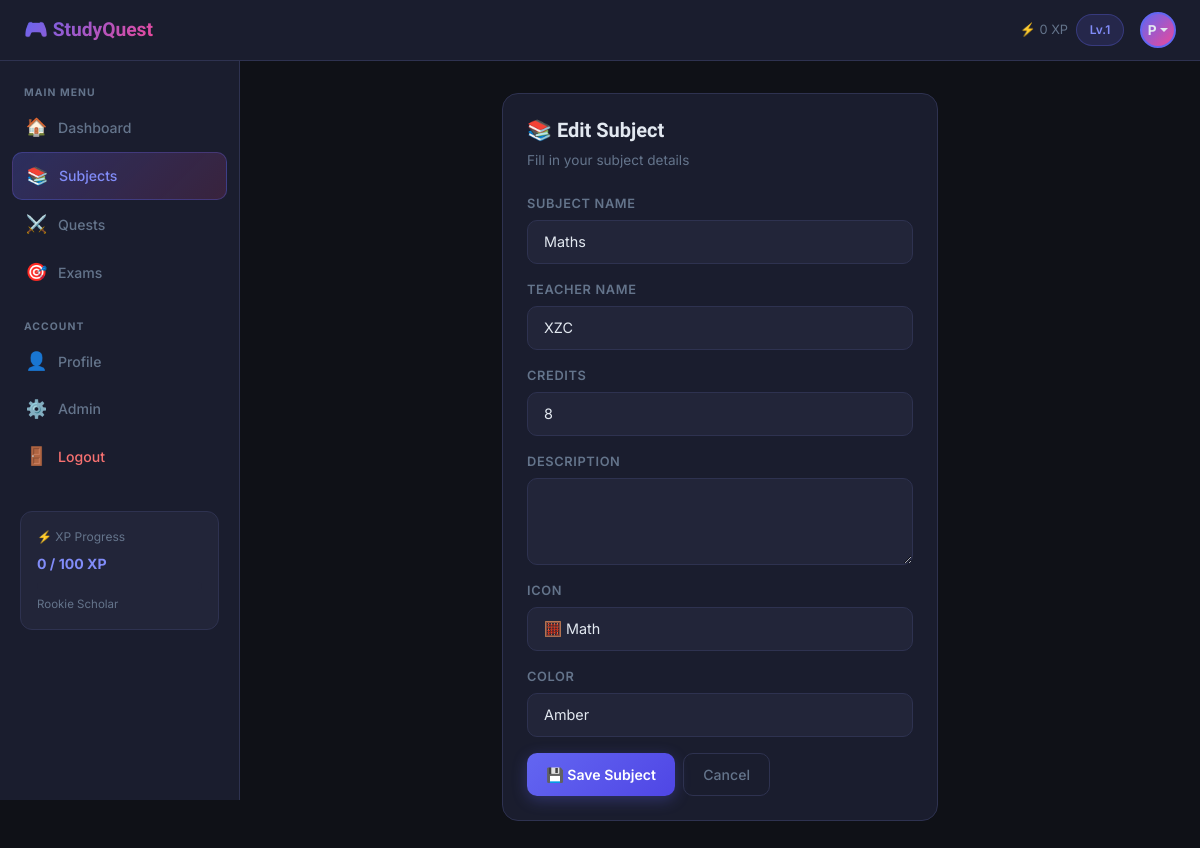
The app's page /subjects/1/edit/ (signed in) with its own data.
### accounts/models.py (models this page shows, shortened)
class Profile(models.Model):
    user            = models.OneToOneField(User, on_delete=models.CASCADE, related_name='profile')
    phone           = models.CharField(max_length=15, blank=True)
    profile_picture = models.ImageField(upload_to='profile_pics/', blank=True, null=True)
    bio             = models.TextField(blank=True, max_length=200)
    xp_points       = models.IntegerField(default=0)
    level           = models.IntegerField(default=1)
    study_streak    = models.IntegerField(default=0)
    def get_level_title(self):
        titles = {1:'Rookie Scholar',2:'Study Apprentice',3:'Knowledge Seeker',
                  4:'Academic Knight',5:'Study Champion',6:'Grand Scholar',7:'Legend'}
        return titles.get(self.level, 'Legend')

### subjects/models.py (models this page shows, shortened)
class Subject(models.Model):
    user         = models.ForeignKey(User, on_delete=models.CASCADE, related_name='subjects')
    subject_name = models.CharField(max_length=200)
    teacher_name = models.CharField(max_length=200, blank=True)
    credits      = models.PositiveIntegerField(default=3)
    description  = models.TextField(blank=True)
    color        = models.CharField(max_length=10, default='#6366f1')
    icon         = models.CharField(max_length=10, default='📚')
    class Meta:
        ordering = ['subject_name']

### subjects/views.py (the view)
# urls.py: path('<int:pk>/edit/', views.subject_edit, name='subject_edit'),
@login_required
def subject_edit(request, pk):
    subject = get_object_or_404(Subject, pk=pk, user=request.user)
    if request.method == 'POST':
        form = SubjectForm(request.POST, instance=subject)
        if form.is_valid():
            form.save()
            messages.success(request, '✅ Subject updated!')
            return redirect('subject_list')
    else:
        form = SubjectForm(instance=subject)
    return render(request, 'subjects/subject_form.html', {'form': form, 'title': 'Edit Subject'})

### subjects/forms.py
class SubjectForm(forms.ModelForm):
    icon  = forms.ChoiceField(choices=ICON_CHOICES)
    color = forms.ChoiceField(choices=COLOR_CHOICES)
    class Meta:
        model  = Subject
        fields = ['subject_name','teacher_name','credits','description','icon','color']
        widgets = {'description': forms.Textarea(attrs={'rows':3})}
    def __init__(self, *args, **kwargs):
        super().__init__(*args, **kwargs)
        for field in self.fields.values():
            field.widget.attrs['class'] = 'form-control'

### subjects/templates/subjects/subject_form.html (shortened to what this page needs)
{% extends 'base.html' %}
{% block content %}
<div class="row justify-content-center">
  <div class="col-md-6 fade-up">
    <div class="card-g">
      <div style="margin-bottom:1.5rem">
        <h5 style="font-family:'Sora',sans-serif;font-weight:800">📚 {{ title }}</h5>
        <p style="color:#64748b;font-size:.85rem;margin-top:.25rem">Fill in your subject details</p>
      </div>
      <form method="POST">
        {% for field in form %}
        <div class="mb-3">
          <label>{{ field.label|upper }}</label>
          {{ field }}
        </div>
        {% endfor %}
        <div class="d-flex gap-2 mt-2">
          <button type="submit" class="btn-glow">💾 Save Subject</button>
          <a href="{% url 'subject_list' %}" class="btn-outline-g text-decoration-none" style="padding:.6rem 1.2rem;display:inline-flex;align-items:center;color:var(--muted)">Cancel</a>
        </div>
      </form>
    </div>
  </div>
</div>
{% endblock %}

### templates/base.html (shortened to what this page needs)
<!DOCTYPE html>
<html lang="en">
<head>
<link href="https://cdn.jsdelivr.net/npm/bootstrap@5.3.2/dist/css/bootstrap.min.css" rel="stylesheet"/>
<link href="https://cdn.jsdelivr.net/npm/bootstrap-icons@1.11.3/font/bootstrap-icons.css" rel="stylesheet"/>
</head>
<body>
{% if user.is_authenticated %}
<div class="topbar">
  <div class="d-flex align-items-center gap-3">
    <span class="topbar-brand">🎮 StudyQuest</span>
  </div>
  <div class="topbar-actions">
    {% if user.profile.xp_points is not None %}
    <div class="d-none d-md-flex align-items-center gap-2" style="font-size:.8rem;color:var(--muted)">
      <span>⚡ {{ user.profile.xp_points }} XP</span>
      <span class="badge-glow badge-medium">Lv.{{ user.profile.level }}</span>
    </div>
    {% endif %}
    <div class="dropdown">
      <div class="topbar-avatar dropdown-toggle" data-bs-toggle="dropdown">
        {% if user.profile.profile_picture %}
          <img src="{{ user.profile.profile_picture.url }}" style="width:100%;height:100%;object-fit:cover;border-radius:50%"/>
        {% else %}
          {{ user.username|first|upper }}
        {% endif %}
      </div>
    </div>
  </div>
</div>
<div class="sidebar d-none d-md-block">
  <div class="sidebar-label">Main Menu</div>
  <ul class="list-unstyled">
    <li class="nav-item-s"><a class="nav-link-s {% if request.resolver_match.url_name == 'dashboard' %}active{% endif %}" href="{% url 'dashboard' %}"><span class="icon">🏠</span> Dashboard</a></li>
    <li class="nav-item-s"><a class="nav-link-s {% if 'subject' in request.resolver_match.url_name %}active{% endif %}" href="{% url 'subject_list' %}"><span class="icon">📚</span> Subjects</a></li>
    <li class="nav-item-s"><a class="nav-link-s {% if 'task' in request.resolver_match.url_name %}active{% endif %}" href="{% url 'task_list' %}"><span class="icon">⚔️</span> Quests</a></li>
    <li class="nav-item-s"><a class="nav-link-s {% if 'exam' in request.resolver_match.url_name %}active{% endif %}" href="{% url 'exam_list' %}"><span class="icon">🎯</span> Exams</a></li>
  </ul>
  <div class="sidebar-label mt-3">Account</div>
  <ul class="list-unstyled">
    <li class="nav-item-s"><a class="nav-link-s {% if request.resolver_match.url_name == 'profile' %}active{% endif %}" href="{% url 'profile' %}"><span class="icon">👤</span> Profile</a></li>
    <li class="nav-item-s"><a class="nav-link-s" href="/admin/" target="_blank"><span class="icon">⚙️</span> Admin</a></li>
    <li class="nav-item-s"><a class="nav-link-s" href="{% url 'logout' %}" style="color:#f87171"><span class="icon">🚪</span> Logout</a></li>
  </ul>
  {% if user.profile %}
  <div style="margin-top:auto;padding:1rem .5rem 0">
    <div style="background:var(--surface2);border:1px solid var(--border);border-radius:12px;padding:1rem">
      <div style="font-size:.75rem;color:var(--muted);margin-bottom:.4rem">⚡ XP Progress</div>
      <div style="font-size:.88rem;font-weight:700;color:var(--primary2);margin-bottom:.5rem">
        {{ user.profile.xp_points }} / {{ user.profile.level|add:"0" }}00 XP
      </div>
      <div class="xp-bar-wrap">
      </div>
      <div style="font-size:.72rem;color:var(--muted);margin-top:.4rem">{{ user.profile.get_level_title }}</div>
    </div>
  </div>
  {% endif %}
</div>
<div class="main-wrap">
{% else %}
<div style="min-height:100vh">
{% endif %}
  {% block content %}{% endblock %}
</div>
</body>
</html>

### templates/base.html (style rules this page uses)
:root { --bg: #0f1117; --surface: #1a1d2e; --surface2: #222539; --border: #2e3250; --primary: #6366f1; --primary2: #818cf8; --accent: #f59e0b; --teal: #14b8a6; --pink: #ec4899; --green: #10b981; --red: #ef4444; --text: #e2e8f0; --muted: #64748b; --glow: 0 0 20px rgba(99,102,241,.35); }
* { box-sizing:border-box; margin:0; padding:0; }
body { background:var(--bg); color:var(--text); font-family:'Inter',sans-serif; min-height:100vh; }
.topbar { background:var(--surface); border-bottom:1px solid var(--border); padding:.75rem 1.5rem; display:flex; align-items:center; justify-content:space-between; position:sticky; top:0; z-index:100; backdrop-filter:blur(10px); }
.topbar-brand { font-family:'Sora',sans-serif; font-size:1.2rem; font-weight:800; background:linear-gradient(135deg,var(--primary),var(--pink)); -webkit-background-clip:text; -webkit-text-fill-color:transparent; }
.topbar-actions { display:flex; align-items:center; gap:1rem; }
.topbar-avatar { width:36px; height:36px; border-radius:50%; background:linear-gradient(135deg,var(--primary),var(--pink)); display:flex; align-items:center; justify-content:center; font-weight:700; font-size:.85rem; cursor:pointer; border:2px solid var(--primary); }
.sidebar { width:240px; min-height:calc(100vh - 57px); background:var(--surface); border-right:1px solid var(--border); padding:1.25rem .75rem; position:fixed; top:57px; left:0; overflow-y:auto; }
.sidebar-label { font-size:.65rem; font-weight:700; color:var(--muted); text-transform:uppercase; letter-spacing:.1em; padding:.5rem .75rem .25rem; }
.nav-item-s { margin-bottom:2px; }
.nav-link-s { display:flex; align-items:center; gap:.65rem; padding:.6rem .85rem; border-radius:10px; color:var(--muted); font-size:.88rem; font-weight:500; text-decoration:none; transition:all .2s; }
.nav-link-s.active { background:linear-gradient(135deg,rgba(99,102,241,.25),rgba(236,72,153,.15)); color:var(--primary2); border:1px solid rgba(99,102,241,.3); }
.nav-link-s .icon { font-size:1.1rem; width:22px; text-align:center; }
.main-wrap { margin-left:240px; padding:2rem; min-height:calc(100vh - 57px); }
.card-g { background:var(--surface); border:1px solid var(--border); border-radius:16px; padding:1.5rem; transition:border-color .25s, transform .2s; }
.badge-glow { padding:.35rem .8rem; border-radius:20px; font-size:.75rem; font-weight:600; }
.badge-medium { background:rgba(99,102,241,.15); color:#818cf8; border:1px solid rgba(99,102,241,.3); }
.btn-glow { background:linear-gradient(135deg,var(--primary),#4f46e5); color:#fff; border:none; border-radius:10px; padding:.6rem 1.2rem; font-weight:600; font-size:.88rem; cursor:pointer; transition:all .2s; box-shadow:0 4px 15px rgba(99,102,241,.3); }
.btn-outline-g { background:transparent; color:var(--muted); border:1px solid var(--border); border-radius:10px; padding:.55rem 1.1rem; font-size:.88rem; font-weight:500; transition:all .2s; cursor:pointer; }
.form-control, .form-select { background:var(--surface2) !important; border:1px solid var(--border) !important; color:var(--text) !important; border-radius:10px !important; padding:.65rem 1rem !important; font-size:.9rem !important; transition:border-color .2s, box-shadow .2s; }
.form-control::placeholder { color:var(--muted) !important; }
label { color:var(--muted); font-size:.8rem; font-weight:600; text-transform:uppercase; letter-spacing:.05em; margin-bottom:.4rem; display:block; }
.xp-bar-wrap { background:var(--surface2); border-radius:20px; height:8px; overflow:hidden; }
.fade-up { animation:fadeUp .4s ease both; }

### records on screen
Subject: form "Maths" "XZC" "8" "🧮 Math" "Amber"

### other values on screen
{{ user.profile.xp_points }} "0"
{{ user.profile.level }} "1"
{{ user.username|first|upper }} "P"
{{ user.profile.level|add:"0" }} "1"
{{ user.profile.get_level_title }} "Rookie Scholar"
{{ title }} "Edit Subject"
{{ field.label|upper }} "SUBJECT NAME" "TEACHER NAME" "CREDITS" "DESCRIPTION" "ICON" "COLOR"
